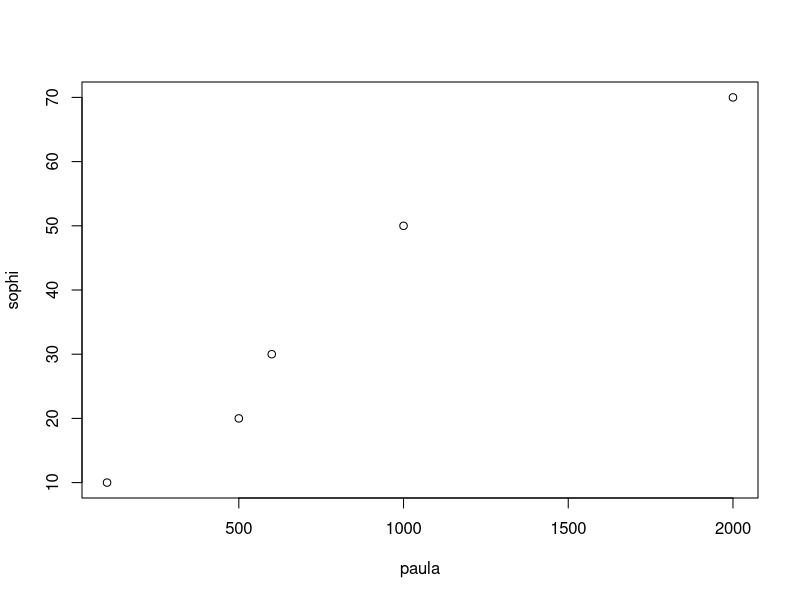
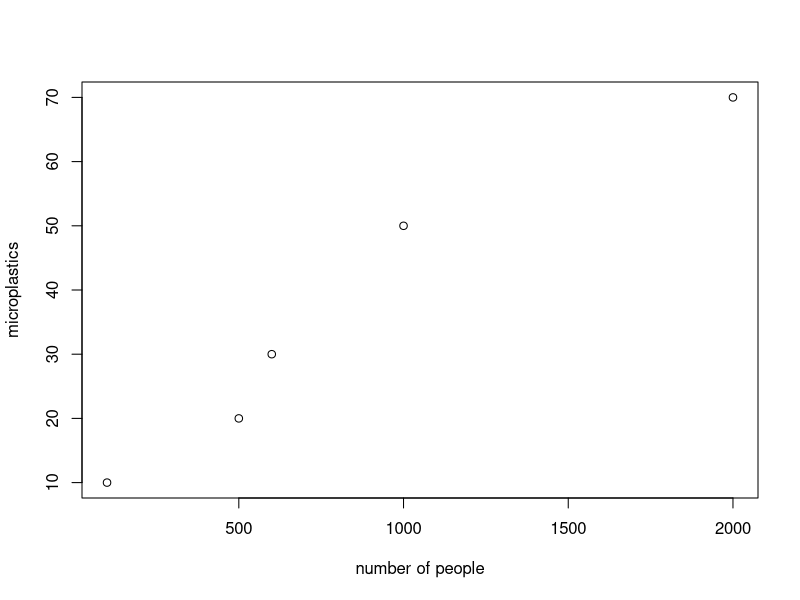
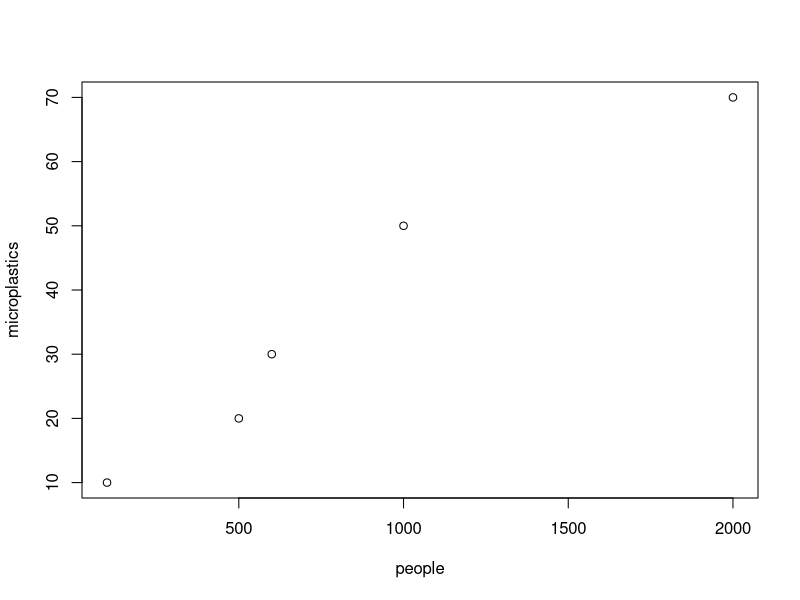
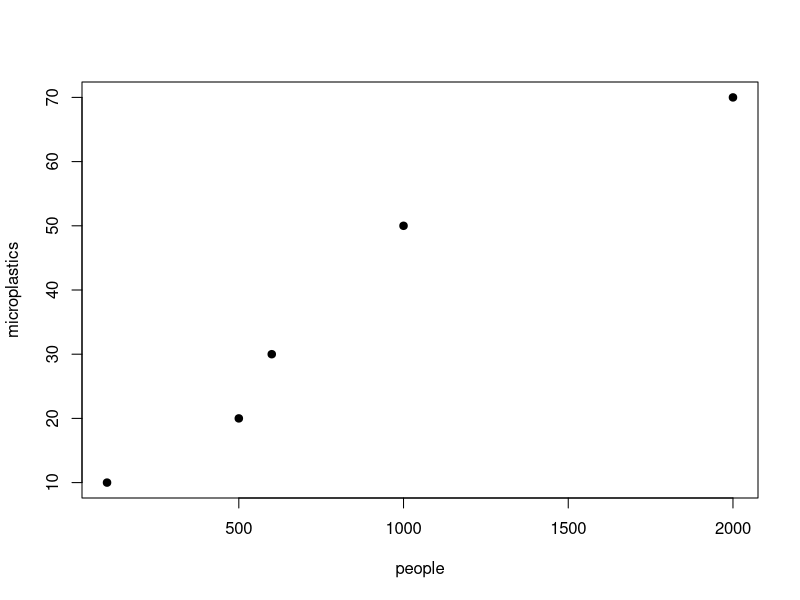
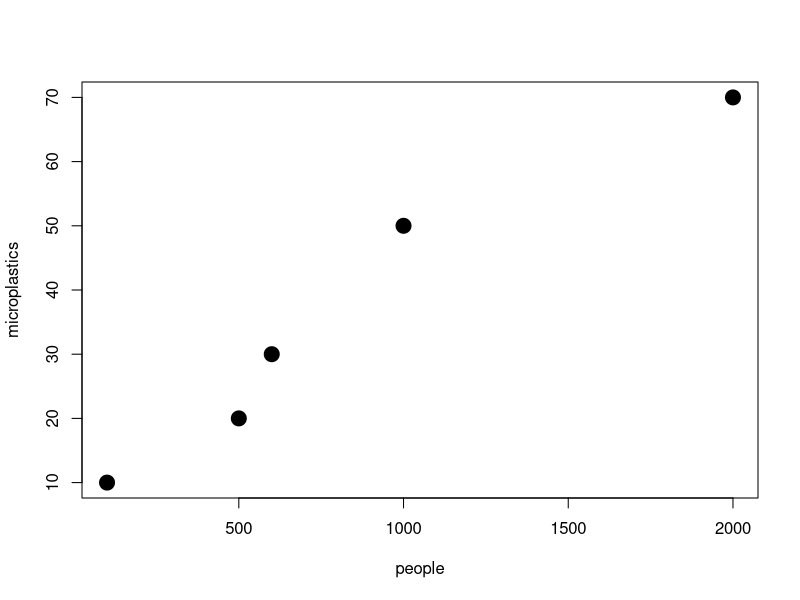
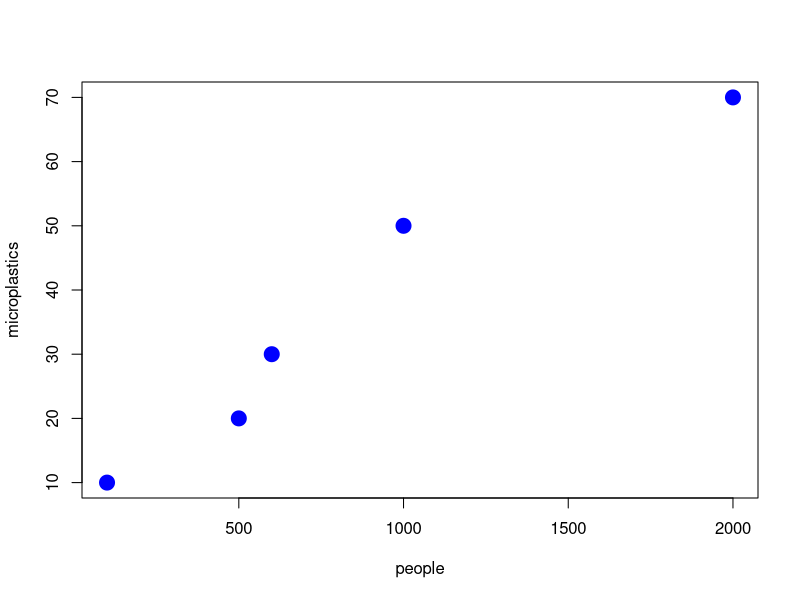

Generate these figures, in order, with R:
# Here I can write anything I want!!! 42 is the meaning of life universe and all!

# R as a calculator
2 + 3

# Assign to an object
zima <- 2 + 3
zima

duccio <- 5 + 3
duccio

final <- zima * duccio
final

final^2

# array
sophi <- c(10, 20, 30, 50, 70) # microplastics 
sophi
# functions have parentheses and inside them there are arguments

paula <- c(100, 500, 600, 1000, 2000) # people
paula

plot(paula, sophi)

# let's insert label to x and y axes
plot(paula, sophi, xlab="number of people", ylab="microplastics")


people <- paula
microplastics <- sophi

plot(people, microplastics)
# let's change the points
plot(people, microplastics, pch=19)
# https://www.google.com/search?client=ubuntu-sn&hs=yV6&sca_esv=570352775&channel=fs&sxsrf=AM9HkKknoSOcu32qjoErsqX4O1ILBOJX4w:1696347741672&q=point+symbols+in+R&tbm=isch&source=lnms&sa=X&ved=2ahUKEwia9brkm9qBAxVrQvEDHbEYDuMQ0pQJegQIChAB&biw=1760&bih=887&dpr=1.09#imgrc=lUw3nrgRKV8ynM

# let's change the size
plot(people, microplastics, pch=19, cex=2)
# and the colour
plot(people, microplastics, pch=19, cex=2, col="blue")
